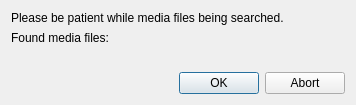
<?xml version="1.0" encoding="UTF-8"?>
<ui version="4.0">
 <class>FileFetcherDialog</class>
 <widget class="QDialog" name="FileFetcherDialog">
  <property name="geometry">
   <rect>
    <x>0</x>
    <y>0</y>
    <width>356</width>
    <height>105</height>
   </rect>
  </property>
  <property name="modal">
   <bool>true</bool>
  </property>
  <layout class="QVBoxLayout" name="verticalLayout">
   <item>
    <widget class="QLabel" name="staticCaptionLabel">
     <property name="text">
      <string>Please be patient while media files being searched.</string>
     </property>
    </widget>
   </item>
   <item>
    <layout class="QHBoxLayout" name="horizontalLayout">
     <item>
      <widget class="QLabel" name="staticFoundFilesLabel">
       <property name="text">
        <string>Found media files:</string>
       </property>
      </widget>
     </item>
     <item>
      <widget class="QLabel" name="fileCountLabel">
       <property name="alignment">
        <set>Qt::AlignRight|Qt::AlignTrailing|Qt::AlignVCenter</set>
       </property>
      </widget>
     </item>
    </layout>
   </item>
   <item>
    <widget class="QLabel" name="currentDirLabel"/>
   </item>
   <item>
    <spacer name="verticalSpacer">
     <property name="orientation">
      <enum>Qt::Vertical</enum>
     </property>
     <property name="sizeHint" stdset="0">
      <size>
       <width>20</width>
       <height>3</height>
      </size>
     </property>
    </spacer>
   </item>
   <item>
    <widget class="QDialogButtonBox" name="buttonBox">
     <property name="orientation">
      <enum>Qt::Horizontal</enum>
     </property>
     <property name="standardButtons">
      <set>QDialogButtonBox::Abort|QDialogButtonBox::Ok</set>
     </property>
    </widget>
   </item>
  </layout>
 </widget>
 <resources/>
 <connections>
  <connection>
   <sender>buttonBox</sender>
   <signal>accepted()</signal>
   <receiver>FileFetcherDialog</receiver>
   <slot>accept()</slot>
   <hints>
    <hint type="sourcelabel">
     <x>248</x>
     <y>254</y>
    </hint>
    <hint type="destinationlabel">
     <x>157</x>
     <y>274</y>
    </hint>
   </hints>
  </connection>
  <connection>
   <sender>buttonBox</sender>
   <signal>rejected()</signal>
   <receiver>FileFetcherDialog</receiver>
   <slot>reject()</slot>
   <hints>
    <hint type="sourcelabel">
     <x>316</x>
     <y>260</y>
    </hint>
    <hint type="destinationlabel">
     <x>286</x>
     <y>274</y>
    </hint>
   </hints>
  </connection>
 </connections>
</ui>
